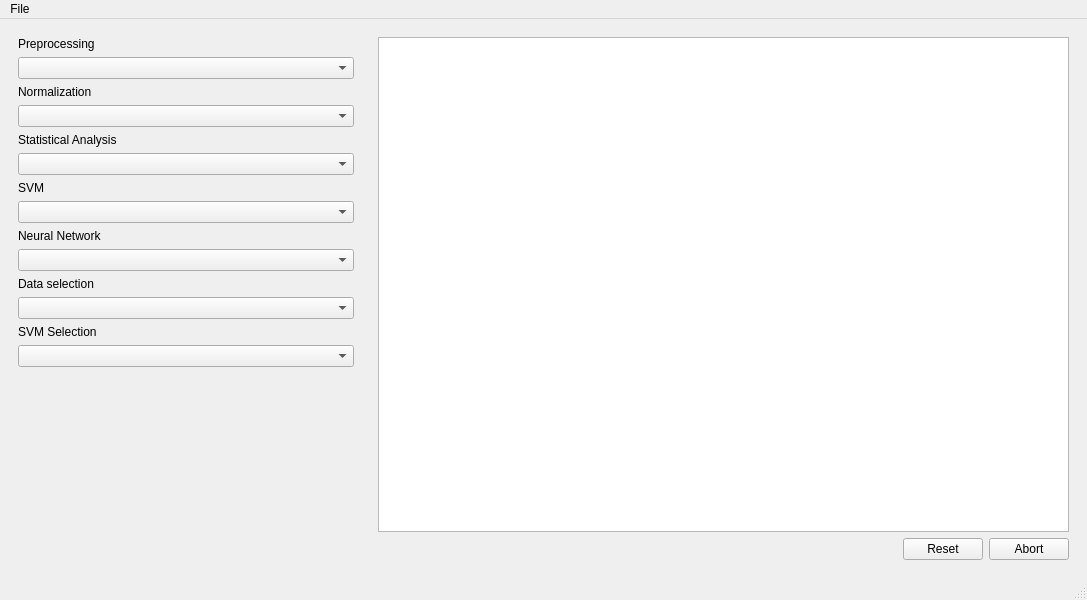
<?xml version="1.0" encoding="UTF-8"?>
<ui version="4.0">
 <class>MainWindow</class>
 <widget class="QMainWindow" name="MainWindow">
  <property name="geometry">
   <rect>
    <x>0</x>
    <y>0</y>
    <width>1087</width>
    <height>600</height>
   </rect>
  </property>
  <property name="sizePolicy">
   <sizepolicy hsizetype="Expanding" vsizetype="Expanding">
    <horstretch>0</horstretch>
    <verstretch>0</verstretch>
   </sizepolicy>
  </property>
  <property name="windowTitle">
   <string>MainWindow</string>
  </property>
  <widget class="QWidget" name="centralwidget">
   <layout class="QHBoxLayout" name="horizontalLayout">
    <item>
     <widget class="QWidget" name="inputWidget" native="true">
      <property name="sizePolicy">
       <sizepolicy hsizetype="Expanding" vsizetype="Expanding">
        <horstretch>1</horstretch>
        <verstretch>1</verstretch>
       </sizepolicy>
      </property>
      <layout class="QFormLayout" name="formLayout">
       <property name="fieldGrowthPolicy">
        <enum>QFormLayout::AllNonFixedFieldsGrow</enum>
       </property>
       <property name="rowWrapPolicy">
        <enum>QFormLayout::WrapAllRows</enum>
       </property>
       <property name="formAlignment">
        <set>Qt::AlignLeading|Qt::AlignLeft|Qt::AlignTop</set>
       </property>
       <item row="0" column="0">
        <widget class="QLabel" name="preprocessingLabel">
         <property name="text">
          <string>Preprocessing</string>
         </property>
        </widget>
       </item>
       <item row="0" column="1">
        <widget class="QComboBox" name="preprocessingComboBox"/>
       </item>
       <item row="1" column="0">
        <widget class="QLabel" name="normalizationLabel">
         <property name="text">
          <string>Normalization</string>
         </property>
        </widget>
       </item>
       <item row="1" column="1">
        <widget class="QComboBox" name="normalizationComboBox"/>
       </item>
       <item row="2" column="0">
        <widget class="QLabel" name="statisticalAnalysisLabel">
         <property name="text">
          <string>Statistical Analysis</string>
         </property>
        </widget>
       </item>
       <item row="2" column="1">
        <widget class="QComboBox" name="statisticalAnalysisComboBox"/>
       </item>
       <item row="3" column="0">
        <widget class="QLabel" name="sVMLabel">
         <property name="text">
          <string>SVM</string>
         </property>
        </widget>
       </item>
       <item row="3" column="1">
        <widget class="QComboBox" name="sVMComboBox"/>
       </item>
       <item row="4" column="0">
        <widget class="QLabel" name="neuralNetworkLabel">
         <property name="text">
          <string>Neural Network</string>
         </property>
        </widget>
       </item>
       <item row="4" column="1">
        <widget class="QComboBox" name="neuralNetworkComboBox"/>
       </item>
       <item row="5" column="0">
        <widget class="QLabel" name="dataSelectionLabel">
         <property name="text">
          <string>Data selection</string>
         </property>
        </widget>
       </item>
       <item row="5" column="1">
        <widget class="QComboBox" name="dataSelectionComboBox"/>
       </item>
       <item row="6" column="0">
        <widget class="QLabel" name="sVMSelectionLabel">
         <property name="text">
          <string>SVM Selection</string>
         </property>
        </widget>
       </item>
       <item row="6" column="1">
        <widget class="QComboBox" name="sVMSelectionComboBox"/>
       </item>
      </layout>
     </widget>
    </item>
    <item>
     <widget class="QWidget" name="verticalWidget" native="true">
      <property name="sizePolicy">
       <sizepolicy hsizetype="Expanding" vsizetype="Expanding">
        <horstretch>2</horstretch>
        <verstretch>2</verstretch>
       </sizepolicy>
      </property>
      <layout class="QGridLayout" name="gridLayout">
       <property name="sizeConstraint">
        <enum>QLayout::SetMinAndMaxSize</enum>
       </property>
       <item row="0" column="0">
        <widget class="QGraphicsView" name="outputView">
         <property name="sizePolicy">
          <sizepolicy hsizetype="Expanding" vsizetype="Expanding">
           <horstretch>1</horstretch>
           <verstretch>33</verstretch>
          </sizepolicy>
         </property>
         <property name="alignment">
          <set>Qt::AlignCenter</set>
         </property>
        </widget>
       </item>
       <item row="1" column="0" alignment="Qt::AlignRight|Qt::AlignBottom">
        <widget class="QDialogButtonBox" name="buttonBox">
         <property name="sizePolicy">
          <sizepolicy hsizetype="Expanding" vsizetype="Expanding">
           <horstretch>1</horstretch>
           <verstretch>1</verstretch>
          </sizepolicy>
         </property>
         <property name="cursor">
          <cursorShape>PointingHandCursor</cursorShape>
         </property>
         <property name="mouseTracking">
          <bool>false</bool>
         </property>
         <property name="layoutDirection">
          <enum>Qt::LeftToRight</enum>
         </property>
         <property name="autoFillBackground">
          <bool>false</bool>
         </property>
         <property name="standardButtons">
          <set>QDialogButtonBox::Abort|QDialogButtonBox::Reset</set>
         </property>
         <property name="centerButtons">
          <bool>false</bool>
         </property>
        </widget>
       </item>
      </layout>
     </widget>
    </item>
   </layout>
  </widget>
  <widget class="QMenuBar" name="menubar">
   <property name="geometry">
    <rect>
     <x>0</x>
     <y>0</y>
     <width>1087</width>
     <height>25</height>
    </rect>
   </property>
   <widget class="QMenu" name="menuFile">
    <property name="title">
     <string>File</string>
    </property>
    <addaction name="actionLoad"/>
    <addaction name="actionExit"/>
   </widget>
   <addaction name="menuFile"/>
  </widget>
  <widget class="QStatusBar" name="statusbar"/>
  <action name="actionExit">
   <property name="text">
    <string>Exit</string>
   </property>
  </action>
  <action name="actionSensor_data">
   <property name="text">
    <string>Raw data</string>
   </property>
  </action>
  <action name="actionMat_File">
   <property name="text">
    <string>mat File</string>
   </property>
  </action>
  <action name="actionLoad">
   <property name="text">
    <string>Load</string>
   </property>
  </action>
 </widget>
 <resources/>
 <connections/>
</ui>
